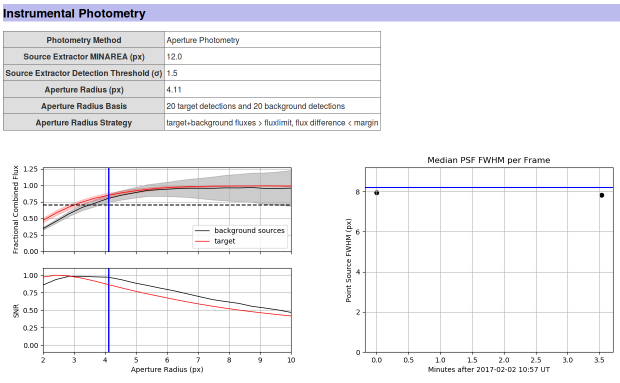
#> input picture python/zseblini/program_dy_2/photometrypipeline/doc/aperture_size.png, 1239 x 766 px (shown at 1/2 size)
$ python -i pp_extract.py   (imports and definitions only)
#> lines starting #> are read from the running program, lines starting #| are printed output that depends on the picture
#!/usr/bin/env python3

""" PP_EXTRACT - identify field sources using Source Extractor with
    multi-threading capabilities
    v1.0: 2015-12-30, mommermiscience@gmail.com
"""
from __future__ import print_function

# Photometry Pipeline
# Copyright (C) 2016-2018  Michael Mommert, mommermiscience@gmail.com

# This program is free software: you can redistribute it and/or modify
# it under the terms of the GNU General Public License as published by
# the Free Software Foundation, either version 3 of the License, or
# (at your option) any later version.

# This program is distributed in the hope that it will be useful,
# but WITHOUT ANY WARRANTY; without even the implied warranty of
# MERCHANTABILITY or FITNESS FOR A PARTICULAR PURPOSE.  See the
# GNU General Public License for more details.

# You should have received a copy of the GNU General Public License
# along with this program.  If not, see
# <http://www.gnu.org/licenses/>.


import numpy
import os
import sys
import subprocess
import logging
import argparse
import shlex
from multiprocessing import Pool
from astropy.io import fits

# only import if Python3 is used
# [5 lines not run here, left out]

# create a portable DEVNULL
# necessary to prevent subprocess.PIPE and STDOUT from clogging if
# Source Extractor runs for too long
try:
    from subprocess import DEVNULL  # Py3
except ImportError:
    import os  # Py2
    DEVNULL = open(os.devnull, 'wb')


# pipeline-specific modules
import _pp_conf
from catalog import *
from toolbox import *

# setup logging
# [4 lines not run here, left out]

# some definitions

version = '1.0'

# Determine the Source Extractor executable name: sex or sextractor.
# [10 lines not run here, left out]
# [1 line that did not run here, left out]
# [1 line not run here, left out]

# extractor class definition


def extract_singleframe(data):
    """
    call Source Extractor using multiprocessing
    """

    param = data[0]
    filename = data[1]

    out = {}

    # process this frame
    ldacname = filename[:filename.find('.fit')]+'.ldac'
    out['fits_filename'] = filename
    out['ldac_filename'] = ldacname
    out['parameters'] = param

    # prepare running SEXTRACTOR
    os.remove(ldacname) if os.path.exists(ldacname) else None

    optionstring = ''
    if _pp_conf.photmode == 'APER':
        optionstring += ' -PHOT_APERTURES %s ' % \
            param['aperture_diam']
    if ('global_background' in param and
            param['global_background']):
        optionstring += ' -BACKPHOTO_TYPE GLOBAL '
    else:
        optionstring += ' -BACKPHOTO_TYPE LOCAL '
    optionstring += ' -DETECT_MINAREA %f ' % param['source_minarea']
    optionstring += ' -DETECT_THRESH %f -ANALYSIS_THRESH %f ' % \
                    (param['sex_snr'], param['sex_snr'])
    optionstring += ' -CATALOG_NAME %s ' % ldacname

    if 'mask_file' in param:
        optionstring += ' -WEIGHT_TYPE MAP_WEIGHT'
        optionstring += ' -WEIGHT_IMAGE %s' % param['mask_file']

    if 'paramfile' in param:
        optionstring += ' -PARAMETERS_NAME %s' % param['paramfile']

    if 'ignore_saturation' in param:
        if param['ignore_saturation']:
            optionstring += ' -SATUR_LEVEL 1000000'
            optionstring += ' -SATUR_KEY NOPE'

    if 'nodeblending' in param and param['nodeblending']:
        optionstring += ' -DEBLEND_MINCONT 1 '

    commandline = '%s -c %s %s %s' % \
                  (sextractor_cmd,
                   param['obsparam']['sex-config-file'],
                   optionstring, filename)
    logging.info('call Source Extractor as: %s' % commandline)

    # run SEXTRACTOR and wait for it to finish
    try:
        sex = subprocess.Popen(shlex.split(commandline),
                               stdout=DEVNULL,
                               stderr=DEVNULL,
                               close_fds=True)
        # do not direct stdout to subprocess.PIPE:
        # for large FITS files, PIPE will clog, stalling
        # subprocess.Popen
    except Exception as e:
        print('Source Extractor call:', (e))
        logging.error('Source Extractor call:', (e))
        return None

    sex.wait()

    # read in LDAC file
    ldac_filename = filename[:filename.find('.fit')]+'.ldac'
    ldac_data = catalog(ldac_filename)

    if not os.path.exists(ldac_filename):
        print('No Source Extractor output for frame', filename)
        logging.error('No Source Extractor output')
        return None

    # make sure ldac file contains data
    if ldac_data.read_ldac(ldac_filename, maxflag=None) is None:
        print('LDAC file empty', filename, end=' ')
        logging.error('LDAC file empty: ' + sex_output)
        return None

    out['catalog_data'] = ldac_data

    # update image header with aperture radius and other information
    hdu = fits.open(filename, mode='update', ignore_missing_end=True)
    obsparam = param['obsparam']
    # observation midtime
    if obsparam['obsmidtime_jd'] in hdu[0].header:
        midtimjd = hdu[0].header[obsparam['obsmidtime_jd']]
    else:
        if obsparam['date_keyword'].find('|') == -1:
            midtimjd = dateobs_to_jd(
                hdu[0].header[obsparam['date_keyword']]) + \
                float(hdu[0].header[obsparam['exptime']])/2./86400.
        else:
            datetime = hdu[0].header[
                obsparam['date_keyword'].split('|')[0]] + \
                'T'+hdu[0].header[
                obsparam['date_keyword'].split('|')[1]]
            midtimjd = dateobs_to_jd(datetime) + \
                float(hdu[0].header[
                    obsparam['exptime']])/2./86400.
    out['time'] = midtimjd

    # hdu[0].header['APRAD'] = \
    #     (",".join([str(aprad) for aprad in self.param['aprad']]), \
    #      'aperture phot radius (px)')
    # hdu[0].header['SEXSNR'] = \
    #     (self.param['sex_snr'],
    #      'Sextractor detection SNR threshold')
    # hdu[0].header['SEXAREA'] = \
    #     (self.param['source_minarea'],
    #      'Sextractor source area threshold (px)')
    out['fits_header'] = hdu[0].header

    hdu.flush()
    hdu.close()

    logging.info("%d sources extracted from frame %s" %
                 (len(ldac_data.data), filename))
    if not param['quiet']:
        print("%d sources extracted from frame %s" %
              (len(ldac_data.data), filename))

    return out


# [81 lines left out: function extract_multiframe, not called in this run]


# MAIN

# [47 lines not run here, left out]

>>> import cv2
>>> picture = cv2.imread('doc/aperture_size.png', cv2.IMREAD_GRAYSCALE)
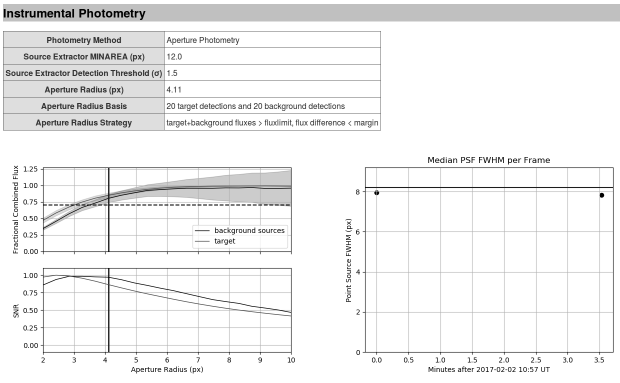
#> picture: shape (766, 1239) (shown at 1/2 size); min 0, max 255, mean 240.5
>>> result = extract_singleframe(picture)
#> in extract_singleframe, `param = data[0]`: param = 1239 values from 255 to 255
#> (the run stopped early here; a loop or call above may not have finished)
